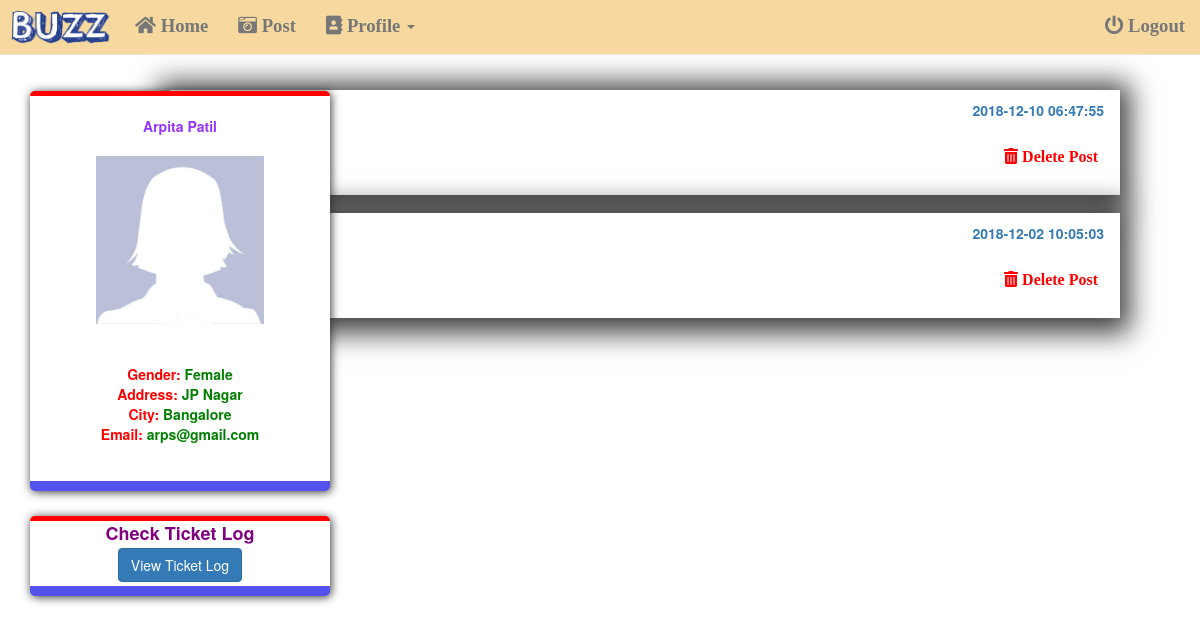
/profile.php (signed in), run on the app's committed database.
### tables this page shows
CREATE TABLE `posts` (
  `post_id` int(11) NOT NULL,
  `post_type` varchar(256) NOT NULL,
  `post_caption` text NOT NULL,
  `post_time` timestamp NOT NULL DEFAULT '0000-00-00 00:00:00' ON UPDATE CURRENT_TIMESTAMP,
  `post_by` int(11) NOT NULL,
  `paddress` text NOT NULL,
  `pdate` date NOT NULL,
  `pticket` int(11) NOT NULL,
  `tprice` int(11) NOT NULL
);

CREATE TABLE `users` (
  `user_id` int(11) NOT NULL,
  `fname` varchar(256) NOT NULL,
  `lname` varchar(255) NOT NULL,
  `address` longtext NOT NULL,
  `city` varchar(255) NOT NULL,
  `gender` varchar(255) NOT NULL,
  `email` varchar(255) NOT NULL,
  `password` varchar(255) NOT NULL,
  `user_status` varchar(256) NOT NULL DEFAULT 'active',
  `catagory` varchar(100) NOT NULL DEFAULT 'user',
  `regdate` timestamp NOT NULL DEFAULT CURRENT_TIMESTAMP
);

### profile.php (the view, shortened to what this page needs)
<?php
$conn = connect();
?>
<?php
    $current_id = $_SESSION['user_id'];
?>
<!DOCTYPE html>
<html>
<head>
    <link rel="stylesheet" type="text/css" href="resources/css/main.css">
		<link rel="stylesheet" href="vendor/bootstrap/css/bootstrap.min.css">
		<link rel="stylesheet" href="vendor/fontawesome/css/font-awesome.min.css">
		<link rel="stylesheet" href="vendor/themify-icons/themify-icons.min.css">
		<link href="vendor/animate.css/animate.min.css" rel="stylesheet" media="screen">
		<link href="vendor/perfect-scrollbar/perfect-scrollbar.min.css" rel="stylesheet" media="screen">
		<link href="vendor/switchery/switchery.min.css" rel="stylesheet" media="screen">
		<link href="vendor/bootstrap-touchspin/jquery.bootstrap-touchspin.min.css" rel="stylesheet" media="screen">
		<link href="vendor/select2/select2.min.css" rel="stylesheet" media="screen">
		<link href="vendor/bootstrap-datepicker/bootstrap-datepicker3.standalone.min.css" rel="stylesheet" media="screen">
		<link href="vendor/bootstrap-timepicker/bootstrap-timepicker.min.css" rel="stylesheet" media="screen">
        <link rel="stylesheet" href="vendor/bootstrap/css/bootstrap.min.css">
		<link rel="stylesheet" href="assets/css/plugins.css">
        <link rel="stylesheet" href="https://use.fontawesome.com/releases/v5.5.0/css/all.css">
        <link rel="stylesheet" herf="css/main.css" >
</head>
<body>
    <div class="container">
        <nav class="navbar navbar-default navbar-light  navbar-fixed-top" style="background-color: #f7d9a0;">
        <div class="navbar-header">
        <div class="logo">
                <a href="home.php"><img src="images/Buzz-Logo.png" alt="buzz"></a>
                </div>
        </div>
        <div class="navbar-collapse collapse">
            <ul class="nav navbar-nav" >
                <li ><a href="home.php"><i class="fas fa-home fa-lg"> Home</i></a></li>
                <li ><a href="eventpost.php"><i class="fas fa-camera-retro fa-lg"> Post</i></a></li>
                <li class="dropedown"><a href="#" class="dropdown-toggle"  data-toggle="dropdown"><i class="fas fa-address-book fa-lg"> Profile <b class="caret"></b></i></a>
            </li>
            </ul>
            <ul class="nav navbar-nav" style="float: right">
                <li ><a href="logout.php" ><i class="fas fa-power-off fa-lg"> Logout</i></a></li>
            </ul>
        </div>
    </nav>
        <h1>Profile</h1>
        <?php
            $postsql = "SELECT posts.post_caption, posts.post_time, posts.paddress, users.fname, users.lname,
                                 users.user_id, users.gender,users.address, users.email,
                                posts.post_id
                        FROM posts
                        JOIN users
                        ON users.user_id = posts.post_by
                        WHERE posts.post_by = $current_id
                        ORDER BY posts.post_time DESC";
            $profilesql = "SELECT users.user_id, users.gender,users.address,users.city,
                                 users.fname, users.lname, users.email
                          FROM users
                          WHERE users.user_id = $current_id";
            $profilequery = mysqli_query($conn, $profilesql);
        $postquery = mysqli_query($conn, $postsql);
        if($postquery){
            if(mysqli_num_rows($postquery) == 0){
                    echo '<div class="post">';
                    echo 'You don\'t have any posts yet';
                    echo '</div>';
                include 'includes/profile.php';
            } else {
                while($row = mysqli_fetch_assoc($postquery)){
                    include 'includes/post1.php';
                }
                include 'includes/profile.php';
                ?>
               <div class="fixed1">
               <div class="col-sm-4"></div>
            <div class="col-sm-3" style="position: fixed-top; background-color: #ffffff; height: 80px; width:300px;  margin-top: 30px; border-radius: 5px; border-top: 5px solid; border-top-color: red; border-bottom: 10px solid; border-bottom-color: #5352ed; box-shadow: 1px 1px 10px; ">
        <center>   <p style="color:purple;font-size:18px;"><b>Check Ticket Log</b></p>
            <button class="btn btn-primary " style="position:relative; top:-8px;" data-target="#loginModal" data-toggle="modal">View Ticket Log</button>
            </center>
</div>
</div>
                                    <?php
            }
        }
        ?>
    </div>
</body>
</html>

### includes/post1.php (shortened to what this page needs)
<?php
echo '<br>';
echo '<div class="edit">';
echo '<div class="post">';
echo '<div>';
include 'profile_picture.php';
echo  ' <a class="profilelink" href="profile_samp.php?id=' . $row['user_id'] .'">'." " .  $row['fname'] . ' ' . $row['lname']. '<a>';
echo '<b><p style="float: right;"><span class="postedtime">' . $row['post_time'] . '</span>';
echo '</p></b>';
echo'</div>';
?>
	<a style="float:right;display:inline;" href="profile.php?id=<?php echo $row['post_id']?>&del=delete" onClick="return confirm('Are you sure you want to delete?')"class="btn btn-transparent btn-xs tooltips"><i style="color:red;" class="fas fa-trash-alt fa-lg"> Delete Post</i></a>
<br>
<?php
echo '<p style="display:inline;" class="caption">' . $row['post_caption'] . '</p>';
echo '</div>';
echo '</div>';
?>

### includes/profile.php (shortened to what this page needs)
<?php
echo '<div class="fixed">';
echo '<div class="col-sm-4"></div>
<div class="col-sm-3" style="position: fixed-top; background-color: #ffffff; height: 400px; width:300px;  margin-top: 30px; border-radius: 5px; border-top: 5px solid; border-top-color: red; border-bottom: 10px solid; border-bottom-color: #5352ed; box-shadow: 1px 1px 10px; ">';
echo '<br>';
echo '<center>';
$row = mysqli_fetch_assoc($profilequery);
echo '<b>';
if(!empty($row['user_nickname']))
    echo $row['fname'] . ' ' . $row['lname'] . ' (' . $row['user_nickname'] . ')';
else
    echo '<p style="color:#9933ff; display:inline;">'.$row['fname'] . ' ' . $row['lname'].'</p>';
echo '<br>';
echo '<br>';
include 'profile_picture.php';
echo '<br>';
echo '<br>';
echo '<br>';
if($row['gender'] == "male")
    echo '<p style="color:red; display:inline;">Gender: </p> <p style="color:green; display:inline;">Male</p>';
else if($row['gender'] == "female")
    echo '<p style="color:red; display:inline;">Gender: </p> <p style="color:green; display:inline;">Female</p>';
if(!empty($row['address'])){
    echo '<br>';
    echo '<p style="color:red; display:inline;">Address: </p> <p style="color:green; display:inline;">'. $row['address'].'</p>';
}
if(!empty($row['city'])){
    echo '<br>';
    echo '<p style="color:red; display:inline;">City: </p><p style="color:green; display:inline;">' .$row['city'].'</p>';
}
echo '<br>';
echo '<p style="color:red; display:inline;">Email: </p><p style="color:green; display:inline;">' .$row['email'].'</p>';
echo '</center>';
echo '</div>';
echo '</div>';
?>

### css/main.css (style rules this page uses)
.container { margin: 0 auto; width: 1068px; }
.post, .createpost { background-color: white; box-shadow: 0 0 5px #4267b2; margin: auto; width: 950px; padding: 10px 16px; overflow: auto; -webkit-box-shadow: -1px 4px 26px 11px rgba(0,0,0,0.75); -moz-box-shadow: -1px 4px 26px 11px rgba(0,0,0,0.75); box-shadow: -1px 4px 26px 11px rgba(0,0,0,0.75); }
h1 { font-family: Fontin SmallCaps; color: #23385f; font-weight: normal; text-align: center; }
h3, a.profilelink { font-family: Fontin SmallCaps; color: red; font-weight: normal; font-size: 120%; margin-bottom: 0; margin-top: 0; display: inline-block; margin-left: 5px; vertical-align: 12px; text-decoration: none; }

### profile.php (style rules this page uses)
.logo img { width: 100px; height: auto; float: left; margin: 10px; }
.post { margin-right: 50px; float: right; margin-bottom: 18px; }
.fixed1 { position: fixed; margin-top:375px; }

### includes/profile.php (style rules this page uses)
.fixed { position: fixed; margin-top:-50px; }

### data on the page
posts: post_time "2018-12-10 06:47:55"
posts: post_time "2018-12-02 10:05:03"
users: fname "Arpita", lname "Patil", address "JP Nagar", city "Bangalore", email "arps@gmail.com"
